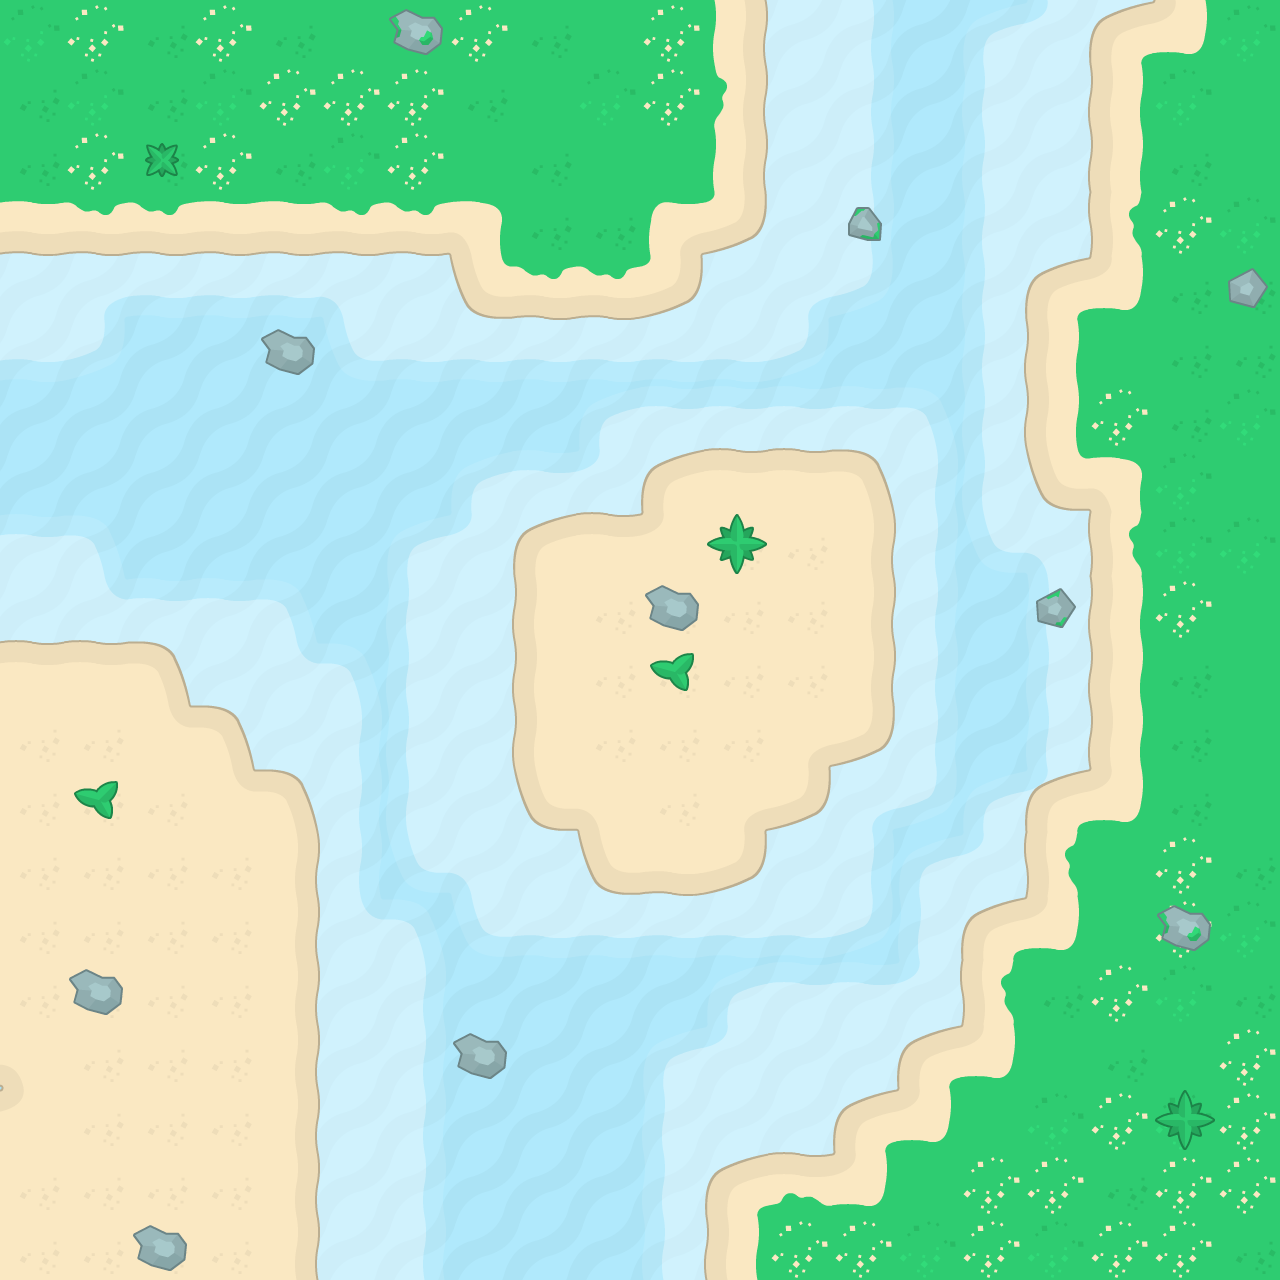

Rendered tile map (Tiled .tmx) drawn with the repository's tilesets; below, a short description and the map source with its tile grids summarised:
An orthogonal 20x20 tile map with 64x64 px tiles, 4 tile layers (watter, lowland, land, items) and 4 objects (Debut, Fin, ennemi1, ennemi2).

<map version="1.2" tiledversion="1.2.1" orientation="orthogonal" renderorder="right-down" width="20" height="20" tilewidth="64" tileheight="64" infinite="0" nextlayerid="13" nextobjectid="10">
 <tileset firstgid="1" name="tilesheet" tilewidth="64" tileheight="64" tilecount="96" columns="16">
  <image source="../images/tilesheet.png" width="1024" height="384" />
  <terraintypes>
   <terrain name="GrasstoSand" tile="24" />
   <terrain name="sand" tile="68" />
   <terrain name="lowland" tile="26" />
  </terraintypes>
  <tile id="0" terrain=",,,1">
   <properties>
    <property name="Collides" type="bool" value="true" />
   </properties>
  </tile>
  <tile id="1" terrain=",,1,1">
   <properties>
    <property name="Collides" type="bool" value="true" />
   </properties>
  </tile>
  <tile id="2" terrain=",,1,">
   <properties>
    <property name="Collides" type="bool" value="true" />
   </properties>
  </tile>
  <tile id="3" terrain="1,1,1,">
   <properties>
    <property name="Collides" type="bool" value="true" />
   </properties>
  </tile>
  <tile id="4" terrain="1,1,,1">
   <properties>
    <property name="Collides" type="bool" value="true" />
   </properties>
  </tile>
  <tile id="5" terrain=",,,0">
   <properties>
    <property name="Collides" type="bool" value="true" />
   </properties>
  </tile>
  <tile id="6" terrain=",,0,0">
   <properties>
    <property name="Collides" type="bool" value="true" />
   </properties>
  </tile>
  <tile id="7" terrain=",,0,0">
   <properties>
    <property name="Collides" type="bool" value="true" />
   </properties>
  </tile>
  <tile id="8" terrain=",,0,">
   <properties>
    <property name="Collides" type="bool" value="true" />
   </properties>
  </tile>
  <tile id="9" terrain=",,,2">
   <properties>
    <property name="Collides" type="bool" value="false" />
   </properties>
  </tile>
  <tile id="10" terrain=",,2,2">
   <properties>
    <property name="Collides" type="bool" value="false" />
   </properties>
  </tile>
  <tile id="11" terrain=",,2,">
   <properties>
    <property name="Collides" type="bool" value="false" />
   </properties>
  </tile>
  <tile id="12">
   <properties>
    <property name="Collides" type="bool" value="true" />
   </properties>
  </tile>
  <tile id="13">
   <properties>
    <property name="Collides" type="bool" value="true" />
   </properties>
  </tile>
  <tile id="14">
   <properties>
    <property name="Collides" type="bool" value="true" />
   </properties>
  </tile>
  <tile id="15">
   <properties>
    <property name="Collides" type="bool" value="true" />
   </properties>
  </tile>
  <tile id="16" terrain=",1,,1">
   <properties>
    <property name="Collides" type="bool" value="true" />
   </properties>
  </tile>
  <tile id="17">
   <properties>
    <property name="Collides" type="bool" value="true" />
   </properties>
  </tile>
  <tile id="18" terrain="1,,1,">
   <properties>
    <property name="Collides" type="bool" value="true" />
   </properties>
  </tile>
  <tile id="19" terrain="1,,1,1">
   <properties>
    <property name="Collides" type="bool" value="true" />
   </properties>
  </tile>
  <tile id="20" terrain=",1,1,1">
   <properties>
    <property name="Collides" type="bool" value="true" />
   </properties>
  </tile>
  <tile id="21" terrain=",0,,0">
   <properties>
    <property name="Collides" type="bool" value="true" />
   </properties>
  </tile>
  <tile id="22" terrain="0,0,0,0">
   <properties>
    <property name="Collides" type="bool" value="true" />
   </properties>
  </tile>
  <tile id="23" terrain="0,0,0,0">
   <properties>
    <property name="Collides" type="bool" value="true" />
   </properties>
  </tile>
  <tile id="24" terrain="0,,0,">
   <properties>
    <property name="Collides" type="bool" value="true" />
   </properties>
  </tile>
  <tile id="25" terrain=",2,,2">
   <properties>
    <property name="Collides" type="bool" value="false" />
   </properties>
  </tile>
  <tile id="26" terrain="2,2,2,2">
   <properties>
    <property name="Collides" type="bool" value="false" />
   </properties>
  </tile>
  <tile id="27" terrain="2,,2,">
   <properties>
    <property name="Collides" type="bool" value="false" />
   </properties>
  </tile>
  <tile id="28">
   <properties>
    <property name="Collides" type="bool" value="true" />
   </properties>
  </tile>
  <tile id="29">
   <properties>
    <property name="Collides" type="bool" value="true" />
   </properties>
  </tile>
  <tile id="30">
   <properties>
    <property name="Collides" type="bool" value="true" />
   </properties>
  </tile>
  <tile id="31">
   <properties>
    <property name="Collides" type="bool" value="true" />
   </properties>
  </tile>
  <tile id="32" terrain=",1,,">
   <properties>
    <property name="Collides" type="bool" value="true" />
   </properties>
  </tile>
  <tile id="33" terrain="1,1,,">
   <properties>
    <property name="Collides" type="bool" value="true" />
   </properties>
  </tile>
  <tile id="34" terrain="1,,,">
   <properties>
    <property name="Collides" type="bool" value="true" />
   </properties>
  </tile>
  <tile id="35" terrain="0,0,0,">
   <properties>
    <property name="Collides" type="bool" value="true" />
   </properties>
  </tile>
  <tile id="36" terrain="0,0,,0">
   <properties>
    <property name="Collides" type="bool" value="true" />
   </properties>
  </tile>
  <tile id="37" terrain=",0,,0">
   <properties>
    <property name="Collides" type="bool" value="true" />
   </properties>
  </tile>
  <tile id="38" terrain="0,0,0,0">
   <properties>
    <property name="Collides" type="bool" value="true" />
   </properties>
  </tile>
  <tile id="39" terrain="0,0,0,0">
   <properties>
    <property name="Collides" type="bool" value="true" />
   </properties>
  </tile>
  <tile id="40" terrain="0,,0,">
   <properties>
    <property name="Collides" type="bool" value="true" />
   </properties>
  </tile>
  <tile id="41" terrain=",2,,">
   <properties>
    <property name="Collides" type="bool" value="false" />
   </properties>
  </tile>
  <tile id="42" terrain="2,2,,">
   <properties>
    <property name="Collides" type="bool" value="false" />
   </properties>
  </tile>
  <tile id="43" terrain="2,,,">
   <properties>
    <property name="Collides" type="bool" value="false" />
   </properties>
  </tile>
  <tile id="44">
   <properties>
    <property name="Collides" type="bool" value="true" />
   </properties>
  </tile>
  <tile id="45">
   <properties>
    <property name="Collides" type="bool" value="true" />
   </properties>
  </tile>
  <tile id="46">
   <properties>
    <property name="Collides" type="bool" value="true" />
   </properties>
  </tile>
  <tile id="47">
   <properties>
    <property name="Collides" type="bool" value="true" />
   </properties>
  </tile>
  <tile id="48">
   <properties>
    <property name="Collides" type="bool" value="true" />
   </properties>
  </tile>
  <tile id="49">
   <properties>
    <property name="Collides" type="bool" value="true" />
   </properties>
  </tile>
  <tile id="50">
   <properties>
    <property name="Collides" type="bool" value="true" />
   </properties>
  </tile>
  <tile id="51" terrain="0,,0,0">
   <properties>
    <property name="Collides" type="bool" value="true" />
   </properties>
  </tile>
  <tile id="52" terrain=",0,0,0">
   <properties>
    <property name="Collides" type="bool" value="true" />
   </properties>
  </tile>
  <tile id="53" terrain=",0,,">
   <properties>
    <property name="Collides" type="bool" value="true" />
   </properties>
  </tile>
  <tile id="54" terrain="0,0,,">
   <properties>
    <property name="Collides" type="bool" value="true" />
   </properties>
  </tile>
  <tile id="55" terrain="0,0,,">
   <properties>
    <property name="Collides" type="bool" value="true" />
   </properties>
  </tile>
  <tile id="56" terrain="0,,,">
   <properties>
    <property name="Collides" type="bool" value="true" />
   </properties>
  </tile>
  <tile id="57" terrain="2,2,2,">
   <properties>
    <property name="Collides" type="bool" value="false" />
   </properties>
  </tile>
  <tile id="58" terrain="2,2,,2">
   <properties>
    <property name="Collides" type="bool" value="false" />
   </properties>
  </tile>
  <tile id="59">
   <properties>
    <property name="Collides" type="bool" value="true" />
   </properties>
  </tile>
  <tile id="60">
   <properties>
    <property name="Collides" type="bool" value="true" />
   </properties>
  </tile>
  <tile id="61">
   <properties>
    <property name="Collides" type="bool" value="true" />
   </properties>
  </tile>
  <tile id="62">
   <properties>
    <property name="Collides" type="bool" value="true" />
   </properties>
  </tile>
  <tile id="63">
   <properties>
    <property name="Collides" type="bool" value="true" />
   </properties>
  </tile>
  <tile id="64">
   <properties>
    <property name="Collides" type="bool" value="true" />
   </properties>
  </tile>
  <tile id="65">
   <properties>
    <property name="Collides" type="bool" value="true" />
   </properties>
  </tile>
  <tile id="66">
   <properties>
    <property name="Collides" type="bool" value="true" />
   </properties>
  </tile>
  <tile id="67">
   <properties>
    <property name="Collides" type="bool" value="true" />
   </properties>
  </tile>
  <tile id="68" terrain="1,1,1,1">
   <properties>
    <property name="Collides" type="bool" value="true" />
   </properties>
  </tile>
  <tile id="69">
   <properties>
    <property name="Collides" type="bool" value="true" />
   </properties>
  </tile>
  <tile id="70">
   <properties>
    <property name="Collides" type="bool" value="true" />
   </properties>
  </tile>
  <tile id="71">
   <properties>
    <property name="Collides" type="bool" value="true" />
   </properties>
  </tile>
  <tile id="72">
   <properties>
    <property name="Collides" type="bool" value="false" />
   </properties>
  </tile>
  <tile id="73" terrain="2,,2,2">
   <properties>
    <property name="Collides" type="bool" value="false" />
   </properties>
  </tile>
  <tile id="74" terrain=",2,2,2">
   <properties>
    <property name="Collides" type="bool" value="false" />
   </properties>
  </tile>
  <tile id="75">
   <properties>
    <property name="Collides" type="bool" value="true" />
   </properties>
  </tile>
  <tile id="76">
   <properties>
    <property name="Collides" type="bool" value="true" />
   </properties>
  </tile>
  <tile id="77">
   <properties>
    <property name="Collides" type="bool" value="true" />
   </properties>
  </tile>
  <tile id="78">
   <properties>
    <property name="Collides" type="bool" value="true" />
   </properties>
  </tile>
  <tile id="79">
   <properties>
    <property name="Collides" type="bool" value="true" />
   </properties>
  </tile>
  <tile id="80">
   <properties>
    <property name="Collides" type="bool" value="true" />
   </properties>
  </tile>
  <tile id="81">
   <properties>
    <property name="Collides" type="bool" value="true" />
   </properties>
  </tile>
  <tile id="82">
   <properties>
    <property name="Collides" type="bool" value="true" />
   </properties>
  </tile>
  <tile id="83">
   <properties>
    <property name="Collides" type="bool" value="true" />
   </properties>
  </tile>
  <tile id="84">
   <properties>
    <property name="Collides" type="bool" value="true" />
   </properties>
  </tile>
  <tile id="85">
   <properties>
    <property name="Collides" type="bool" value="true" />
   </properties>
  </tile>
  <tile id="86">
   <properties>
    <property name="Collides" type="bool" value="true" />
   </properties>
  </tile>
  <tile id="87">
   <properties>
    <property name="Collides" type="bool" value="true" />
   </properties>
  </tile>
  <tile id="88">
   <properties>
    <property name="Collides" type="bool" value="true" />
   </properties>
  </tile>
  <tile id="89">
   <properties>
    <property name="Collides" type="bool" value="true" />
   </properties>
  </tile>
  <tile id="90">
   <properties>
    <property name="Collides" type="bool" value="true" />
   </properties>
  </tile>
  <tile id="91">
   <properties>
    <property name="Collides" type="bool" value="true" />
   </properties>
  </tile>
  <tile id="92">
   <properties>
    <property name="Collides" type="bool" value="true" />
   </properties>
  </tile>
  <tile id="93">
   <properties>
    <property name="Collides" type="bool" value="true" />
   </properties>
  </tile>
  <tile id="94">
   <properties>
    <property name="Collides" type="bool" value="true" />
   </properties>
  </tile>
  <tile id="95">
   <properties>
    <property name="Collides" type="bool" value="true" />
   </properties>
  </tile>
 </tileset>
 <layer id="8" name="watter" width="20" height="20">
  <data>[400 cells, 400 non-empty, 1 distinct tile ids]</data>
 </layer>
 <layer id="9" name="lowland" width="20" height="20">
  <data>[400 cells, 264 non-empty, 13 distinct tile ids]</data>
 </layer>
 <layer id="10" name="land" width="20" height="20">
  <data>[400 cells, 228 non-empty, 33 distinct tile ids]</data>
 </layer>
 <layer id="11" name="items" width="20" height="20">
  <data>[400 cells, 11 non-empty, 6 distinct tile ids]</data>
 </layer>
 <objectgroup id="12" name="Objects">
  <object id="6" name="Debut" x="509" y="1166">
   <properties>
    <property name="nbEnnemis" type="int" value="2" />
   </properties>
  </object>
  <object id="7" name="Fin" x="919.333" y="60" />
  <object id="8" name="ennemi1" x="192" y="440">
   <properties>
    <property name="finX" type="int" value="385" />
    <property name="finY" type="int" value="679" />
   </properties>
  </object>
  <object id="9" name="ennemi2" x="823" y="321">
   <properties>
    <property name="finX" type="int" value="955" />
    <property name="finY" type="int" value="459" />
   </properties>
  </object>
 </objectgroup>
</map>
